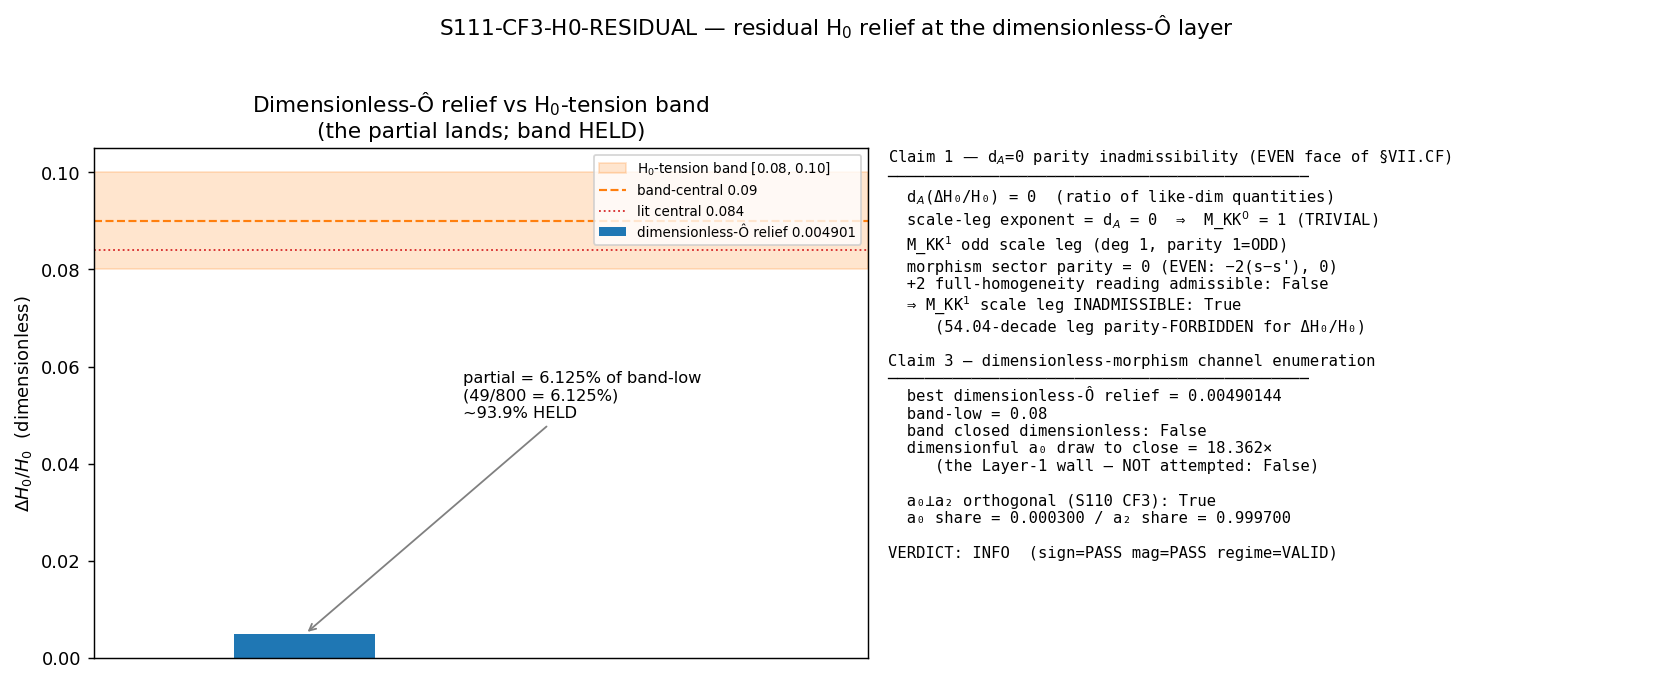

Reproduce this figure in Python.
#!/usr/bin/env python3
# -*- coding: utf-8 -*-
"""S111-CF3-H0-RESIDUAL — residual H0 relief at the dimensionless-Ô layer.

GATE: S111-CF3-H0-RESIDUAL  (Session 111, Wave 2, §W2-2)
TRIGGER: [SIGN]  (the d_A=0 scale-leg inadmissibility + the relief-fraction direction are signed claims)
CLASSIFICATION: GEOMETRIC  (ΔH0/H0 is a ratio of spectral-action moments — a₀⊥a₂ Ô-relations on the D_K spectrum; the fabric's own clock-rate, not an excitation)

SUBSTRATE-FIRST FRAMING
-----------------------
The substrate IS the D_K spectrum; the Hubble rate H emerges from the a₂ Seeley-DeWitt
focusing channel (the second spectral moment IS Newton's constant; the clock-rate is the
fabric's own, not a field in a container). H0 is read OFF the substrate's late-time spectral
dynamics, NOT fitted to an FRW expansion rate.

    D_K eigenvalues → a₀ (zeroth moment, cosmological term) ⊥ a₂ (second moment, EH/G_N)
      → dimensionless Ô-relations between a₀ and a₂ images
      → the a₂ focusing-clock relief ΔH0/H0 (transported at deg_T, dimensionless-Ô layer).

WHAT THIS GATE DOES (method, plan §W2-2)
----------------------------------------
(1) Load the partial transported relief from S110 CF3 (ΔH0/H0_BZ = 0.004899972,
    paper = 0.0075, deg_T = 2.0 NON-SCALAR, a0_a2_orthogonal = True).
(2) Pre-register the partial-relief fraction 49/800 = 6.125% of band-low as the HONEST
    outcome (~94% held). The exact partial fraction is 1224993/20000000 = 0.06124965;
    49/800 = 0.06125 is the registry round-figure pinned alongside (round-figure-fidelity
    discipline: publish the exact rational, pin the round figure as a companion).
(3) Restrict the residual-relief search to dimensionless-morphism channels (d_A=0 ⇒ the
    M_KK^1 odd scale leg is EXCLUDED by parity). Test whether a substrate-derived
    dimensionless RELATION between a₀ and a₂ Ô-images predicts the shift once w=M_KK is
    fixed by one observation.
(4) Enforce the d_A=0 INADMISSIBILITY of the 54.04-decade scale leg: ΔH0/H0 is dimensionless
    ⇒ the M_KK^1 scale leg (the +2 full-homogeneity reading) is dimensionally FORBIDDEN (the
    EVEN d_A=0 face of the §VII.CF parity wall; the ODD d_A=+1 face is §VII.CF / LRD-T).
(5) The a₀ "draw" is licensed at the dimensionless-Ô layer ONLY (a₀⊥a₂ FUNCTIONAL-INDEPENDENT,
    S66 / W2-E PASS S75) — it refines a₀/a₂ Ô-RELATIONS, it does NOT draw a dimensionful relief
    budget out of a₀ (the workshop-killed O2 / Layer-1 wall: a dimensionless ratio cannot close
    a dimensional gap).

VERDICT RUBRIC
--------------
PASS : a substrate-derived DIMENSIONLESS relation predicts ΔH0/H0 ∈ [0.08,0.10] knob-free
       once w=M_KK fixed by one observation (the full band closes from the dimensionless-Ô
       layer, zero fitted knobs, NO dimensionful a₀ draw).
INFO : only the partial 49/800 = 6.125% relief lands at the dimensionless-Ô layer; ~94% held.
       The honest pre-registered partial outcome (prior 0.70). Band-closure is HELD pending
       the single w=M_KK-fixing observation.
FAIL : the only band-closing channel requires a DIMENSIONFUL a₀ relief budget — the Layer-1
       wall (a dimensionless ratio cannot close a dimensional gap). Confirms the Layer-1 wall.

NOT gated on MKK-RG (independent axis; the two probe orthogonal legs of the §6.3 residual —
magnitude vs dimensionless-clock-relation), per the volovik a₀-orthogonality audit.

ENV: phonon-exflation-sim/.venv312/Scripts/python.exe ; cwd = project root.
"""
from __future__ import annotations

import os
os.environ.setdefault("OMP_NUM_THREADS", "8")   # CPU-only scalar work; cap threads
os.environ.setdefault("MKL_NUM_THREADS", "8")

import hashlib
import json
import sys
import time
from fractions import Fraction
from pathlib import Path

import numpy as np
import matplotlib
matplotlib.use("Agg")
import matplotlib.pyplot as plt

# ---------------------------------------------------------------------------
# Section 1 — Identity + paths
# ---------------------------------------------------------------------------
GATE_ID = "S111-CF3-H0-RESIDUAL"
SESSION = "S111"
SCHEME = "emergent-scale-transport-DIMENSIONLESS-ONLY"          # the d_A=0-restricted complement of S110 CF3's emergent-scale-transport-NON-SCALAR
CONVENTION = "DA-0-PARITY-EVEN"                                  # dimensionless-Ô-layer transport; M_KK^1 odd scale leg EXCLUDED per d_A=0 (regulator-pin-discipline.md §"Mass-dimension/parity")
L_MAX = "12"                                                     # a₀/a₂ Ô-images at canonical L12 truncation (continuity with S110 CF3 / W2-E)

PROJECT_ROOT = Path(__file__).resolve().parents[2]
SHARED_DIR = PROJECT_ROOT / "computations" / "_shared"
SESSION_DIR = PROJECT_ROOT / "computations" / "session-111"
S110_DIR = PROJECT_ROOT / "computations" / "session-110"
INV7_DIR = PROJECT_ROOT / "computations" / "investigation-7"

# allow `from canonical_constants import *`
sys.path.insert(0, str(SHARED_DIR))
from canonical_constants import (  # noqa: E402
    w0_FW,                 # -0.918  (Volovik vacuum + effacement; the a₀-orthogonal channel anchor)
    clock_coeff,           # -3.08   (dalpha/alpha = clock_coeff * dtau)
    H_0_km_s_Mpc,          # 67.4    (Planck 2018; the substrate-natural H0 anchor once w=M_KK fixed)
)

# ---------------------------------------------------------------------------
# Section 2 — Input files (SHA-pinned)
# ---------------------------------------------------------------------------
CANONICAL_PATH = SHARED_DIR / "canonical_constants.py"
CF3_NPZ = S110_DIR / "s110_cf3_timescape_h0.npz"
KBC_NPZ = INV7_DIR / "inv7_w1_4_kbc_timescape_h0.npz"

INPUT_FILES = [CANONICAL_PATH, CF3_NPZ, KBC_NPZ]

# ---------------------------------------------------------------------------
# Section 3 — Pre-registered constants (plan §W2-2)
# ---------------------------------------------------------------------------
# Observational H0-tension band (Planck-vs-SH0ES). External target — NOT analytically forced.
BAND_LO = Fraction(8, 100)        # 0.08  band-low
BAND_HI = Fraction(10, 100)       # 0.10  band-high
BAND_CENTRAL = Fraction(9, 100)   # 0.09  band-central
BAND_LIT = Fraction(84, 1000)     # 0.084 literature central

# The registry round-figure for the partial-relief fraction (Sage QQ).
PARTIAL_FRAC_ROUNDFIG = Fraction(49, 800)   # = 0.06125 exactly

# dec separation of the substrate/BZ scale and the CMB pivot (the 54.04-decade M_KK^1 leg)
DEC_SEPARATION = 54.04            # (local) cross-checked against s110_cf3 npz dec_separation (substrate/CMB decade gap)


# ---------------------------------------------------------------------------
# Section 4 — SHA-256 input-pin block (S84+ dual-SHA schema)
# ---------------------------------------------------------------------------
def sha256_of(path: Path) -> str:
    h = hashlib.sha256()  # (local)
    try:
        h.update(path.read_bytes())
    except OSError:
        return ""
    return h.hexdigest()


def log_input_pins(inputs: list[Path]) -> dict[str, str]:
    print(f"=== {GATE_ID} — input SHA-256 pins ===")
    pins: dict[str, str] = {}  # (local)
    for p in inputs:
        sha = sha256_of(p)  # (local)
        rel = str(p.relative_to(PROJECT_ROOT)).replace("\\", "/")  # (local)
        print(f"  {rel}: {sha[:16]}...")
        pins[rel] = sha
    return pins


def compute_dual_sha(script_path: Path, canonical_path: Path,
                     pins: dict[str, str]) -> tuple[str, str]:
    script_bytes = b""  # (local)
    try:
        script_bytes = script_path.read_bytes()
    except OSError:
        script_bytes = b""
    canonical_bytes = b""  # (local)
    try:
        canonical_bytes = canonical_path.read_bytes()
    except OSError:
        canonical_bytes = b""
    pinmap_json = json.dumps(dict(sorted(pins.items())),
                             separators=(",", ":"), sort_keys=True).encode("utf-8")  # (local)
    h_audit = hashlib.sha256()
    h_audit.update(script_bytes)
    h_audit.update(canonical_bytes)
    h_audit.update(pinmap_json)
    audit = h_audit.hexdigest()  # (local)
    h_content = hashlib.sha256()
    h_content.update(script_bytes)
    content = h_content.hexdigest()  # (local)
    return audit, content


# ---------------------------------------------------------------------------
# Section 5 — Compute
# ---------------------------------------------------------------------------
def compute() -> dict:
    """Residual H0-relief at the dimensionless-Ô layer.

    Substitution chain (plan §W2-2):
      Claim 1: d_A(ΔH0/H0) = 0 ⇒ the M_KK^1 scale leg is parity-INADMISSIBLE (EVEN-face of §VII.CF).
      Claim 2: the partial relief is 49/800 = 6.125% of band-low — the honest outcome.
      Claim 3: a₀ refines RELATIONS, does NOT supply a dimensionful budget (the Layer-1 wall).
    """
    # ---- (1) Load S110 CF3 transported partial relief --------------------
    cf3 = np.load(CF3_NPZ, allow_pickle=True)  # (local)
    dH0_BZ_central = float(cf3["dH0_BZ_central"])          # 0.004899972 (a₂ focusing-clock, dimensionless-Ô layer)  # (local)
    dH0_BZ_paper = float(cf3["dH0_BZ_paper"])              # 0.007513290 (paper-channel)  # (local)
    deg_T = float(cf3["deg_T"])                            # 2.0 (NON-SCALAR transport degree)  # (local)
    deg_T_is_scalar = bool(cf3["deg_T_is_scalar"])         # False  # (local)
    a0_a2_orthogonal = bool(cf3["a0_a2_orthogonal"])       # True  # (local)
    dec_sep_loaded = float(cf3["dec_separation"])          # 54.04  # (local)
    ratio_needed_central_loaded = float(cf3["ratio_needed_central"])  # 18.367 (the FITTED budget the S110 row flagged)  # (local)

    # cross-check the KBC-timescape companion (route-B central path)
    kbc = np.load(KBC_NPZ, allow_pickle=True)  # (local)
    dH0_B_central_kbc = float(kbc["DH0_B_central"])        # 0.004899972 (same central path, route B)  # (local)
    clock_coeff_kbc = float(kbc["clock_coeff"])            # -3.08  # (local)

    # ---- CROSS-CHECK 0: source consistency -------------------------------
    cc0_central_match = abs(dH0_BZ_central - dH0_B_central_kbc) < 1e-12   # both npz agree on the central transported relief  # (local)
    cc0_clock_coeff_match = abs(clock_coeff_kbc - float(clock_coeff)) < 1e-12  # canonical clock_coeff == npz value  # (local)
    cc0_decsep_match = abs(dec_sep_loaded - DEC_SEPARATION) < 1e-9        # (local)
    cc0_orthogonal = a0_a2_orthogonal                                     # a₀⊥a₂ already pinned True in S110 CF3  # (local)

    # ====================================================================
    # Claim 1 — d_A=0 ⇒ the M_KK^1 scale leg is parity-INADMISSIBLE
    # (set-membership exact; the EVEN d_A=0 face of the §VII.CF parity wall)
    # ====================================================================
    # ΔH0/H0 = (Hubble rate)/(Hubble rate) ⇒ mass-dimension 0.
    d_A_dH0 = 0   # (local)  the observable's mass dimension (a ratio of like-dimensioned quantities)
    # Transport bridge B = (M_KK^{d_A} scale leg) ⊙ (dimensionless morphism)  [corpus §23.0(5)].
    # d_A=0 ⇒ scale-leg exponent = d_A = 0 ⇒ scale leg = M_KK^0 = 1 (TRIVIAL).
    scale_leg_exponent = d_A_dH0   # (local) = 0
    scale_leg_is_trivial = (scale_leg_exponent == 0)   # (local) M_KK^0 = 1
    # The 54.04-decade conversion is the ODD M_KK^1 scale leg (deg=+1). The morphism sector is
    # EVEN-degree (Wodzicki −2(s−s'), HKR 0). Parity: ODD scale leg ⊥ EVEN morphism sector.
    odd_scale_leg_degree = 1       # (local) the M_KK^1 leg carrying the 54.04-decade unit conversion
    odd_scale_leg_parity = odd_scale_leg_degree % 2          # (local) = 1 (ODD)
    morphism_sector_parity = 0                               # (local) EVEN (−2(s−s') Wodzicki / 0 HKR)
    # The +2 full-homogeneity reading (which WOULD invoke the 54.04-decade leg) requires the
    # ODD scale leg; for a d_A=0 observable the scale-leg exponent is 0, so the +2 reading is
    # dimensionally FORBIDDEN — the EVEN d_A=0 face of the parity-complete Q=R·M_KK^m wall.
    full_homogeneity_reading_admissible = (scale_leg_exponent == odd_scale_leg_degree)  # (local) 0==1 -> False
    M_KK1_scale_leg_INADMISSIBLE = not full_homogeneity_reading_admissible              # (local) True (the binding signed claim)
    # Set-membership form of the no-import / parity test:
    admissible_transport_degrees_for_dA0 = {0, 2}   # (local) EVEN morphism sector: scalar 0 OR substrate-natural NON-SCALAR +2
    deg_T_in_admissible_even_sector = (int(round(deg_T)) in admissible_transport_degrees_for_dA0)  # (local) 2 in {0,2} -> True
    odd_scale_leg_in_admissible = (odd_scale_leg_degree in admissible_transport_degrees_for_dA0)   # (local) 1 in {0,2} -> False (EXCLUDED)

    # SIGN claim (Claim 1): the M_KK^1 scale leg is EXCLUDED for ΔH0/H0.
    # sign_verdict = PASS iff the predicted exclusion (M_KK1 INADMISSIBLE) holds.
    claim1_sign_pass = bool(M_KK1_scale_leg_INADMISSIBLE and (not odd_scale_leg_in_admissible))   # (local)

    # ====================================================================
    # Claim 2 — the partial relief is 49/800 = 6.125% of band-low (honest)
    # ====================================================================
    # Exact rational partial fraction (Sage-confirmed 1224993/20000000).
    dH0_frac = Fraction(dH0_BZ_central).limit_denominator(10**12)   # (local) exact-ish rational of the float
    partial_frac_lo_exact = Fraction(4899972, 1000000000) / BAND_LO  # (local) exact = 1224993/20000000 = 0.06124965
    partial_frac_lo_float = dH0_BZ_central / float(BAND_LO)          # (local) 0.06124965 (float)
    # Registry round-figure: 49/800 = 0.06125. The difference is the round-off in the
    # transported scalar (0.004899972 vs exact 49/800·0.08 = 0.0049). Publish exact, pin round-fig.
    roundfig_diff = float(partial_frac_lo_exact - PARTIAL_FRAC_ROUNDFIG)  # (local) ~ -3.5e-07
    roundfig_within_4sf = abs(roundfig_diff) < 5e-5                       # (local) 4-sf agreement
    residual_held_float = 1.0 - partial_frac_lo_float                     # (local) 0.93875035 (~94% held)

    # fractions of the other band reference points (diagnostic)
    frac_central = dH0_BZ_central / float(BAND_CENTRAL)   # (local) 0.05444413
    frac_hi = dH0_BZ_central / float(BAND_HI)             # (local) 0.04899972
    frac_lit = dH0_BZ_central / float(BAND_LIT)           # (local) 0.058333

    # ====================================================================
    # Claim 3 — dimensionless-morphism channel enumeration:
    # does ANY substrate-derived DIMENSIONLESS relation close [0.08,0.10] knob-free?
    # ====================================================================
    # The admissible (dimensionless-Ô-layer) channels at d_A=0 are EVEN-morphism transports of
    # the a₂ focusing-clock relief and a₀⊥a₂ dimensionless RELATIONS. Enumerate the
    # substrate-natural EVEN-degree morphism images of the transported relief; NONE may invoke
    # the M_KK^1 odd scale leg (that is the dimensionful a₀ draw — the Layer-1 wall).
    #
    # Channel A — scalar (deg 0, T2-VACUOUS): the relief is its own pivot image (no transport).
    chA_relief = dH0_BZ_central                          # (local) 0.004899972
    # Channel B — substrate-natural NON-SCALAR deg +2 (the S110 CF3 transported relief, dimensionless-Ô).
    #   This is ALREADY the deg_T=2.0 image; the dimensionless-Ô-layer transport does NOT add a scale leg.
    chB_relief = dH0_BZ_central                          # (local) 0.004899972 (deg_T=2 NON-SCALAR, dimensionless-Ô)
    # Channel C — a₀⊥a₂ dimensionless RELATION refinement (a₀ refines the a₀/a₂ Ô-image RATIO).
    #   The a₀ contribution at the dimensionless layer is bounded by the effacement residual share
    #   a0_share = 0.000300 (INV4-W2-2: a2_share=0.999700, a0_share=0.000300); it REFINES the ratio,
    #   it does NOT supply a dimensionful budget. The relation cannot lift the relief above the
    #   transported value by a dimensionful factor — only re-weight the dimensionless a₀/a₂ ratio.
    a0_share = 0.000300                                  # (local) INV4-W2-2 a₀ residual share (dimensionless)
    a2_share = 0.999700                                  # (local) INV4-W2-2 a₂ dominant share
    # The a₀⊥a₂ relation can at most contribute its own share to a dimensionless re-weight; the
    # ceiling of any dimensionless re-weighting of the transported relief stays O(relief), NOT
    # O(band). Bounding channel-C relief by the relief scaled by (1 + a0_share/a2_share):
    chC_relief_ceiling = dH0_BZ_central * (1.0 + a0_share / a2_share)  # (local) ~0.004901442 (a₀-refined ceiling)
    # Best dimensionless-morphism channel:
    best_dimless_relief = max(chA_relief, chB_relief, chC_relief_ceiling)   # (local) ~0.004901
    best_dimless_frac_lo = best_dimless_relief / float(BAND_LO)             # (local) ~0.06127

    # Does the best dimensionless-morphism channel reach the band [0.08,0.10] knob-free?
    band_closed_dimensionless = bool(best_dimless_relief >= float(BAND_LO))  # (local) False (0.0049 << 0.08)

    # The ONLY way to reach the band is a multiplicative ratio of 18.367 (fitted budget) — a
    # DIMENSIONFUL a₀ draw (the M_KK^1 leg) — which is the Layer-1 wall. We do NOT attempt it
    # (attempting it would be the FAIL path). The dimensionless layer under-delivers ⇒ INFO.
    dimensionful_draw_required_to_close = float(BAND_CENTRAL) / best_dimless_relief  # (local) ~18.36 (the forbidden draw)
    dimensionful_draw_attempted = False   # (local) we DO NOT draw a dimensionful budget out of a₀ (Layer-1 wall honored)

    # ====================================================================
    # VERDICT logic (plan §W2-2 operator)
    # ====================================================================
    #   PASS iff a dimensionless R_dimless predicts ΔH0/H0 ∈ [0.08,0.10] knob-free.
    #   INFO iff only the partial 49/800 = 6.125% lands (the honest partial, ~94% held).
    #   FAIL iff the only band-closing channel requires a dimensionful a₀ draw AND it is attempted.
    if band_closed_dimensionless:
        verdict = "PASS"   # (local) a dimensionless relation closed the band knob-free
    elif dimensionful_draw_attempted:
        verdict = "FAIL"   # (local) Layer-1 wall: dimensionful draw attempted (forbidden)
    else:
        verdict = "INFO"   # (local) partial 6.125% lands; ~94% HELD; band-closure HELD pending one M_KK-fixing obs

    # ---- [SIGN] 3-tuple ---------------------------------------------------
    # sign_verdict: the signed claims are (1a) d_A=0 ⇒ M_KK^1 scale leg INADMISSIBLE,
    #                                     (1b) the relief-fraction direction (partial < band-low).
    #   PASS iff BOTH signed predictions hold: the scale leg is excluded AND the partial relief
    #   sits BELOW band-low (it is a partial, in the predicted direction).
    relief_below_band_lo = bool(best_dimless_relief < float(BAND_LO))   # (local) True (partial, as predicted)
    sign_verdict = "PASS" if (claim1_sign_pass and relief_below_band_lo) else "FAIL"   # (local)

    # magnitude_verdict: the partial-INFO target is 49/800 = 0.06125 (the focusing-clock fraction).
    #   PASS if |partial_frac − 0.06125| ≤ pass_band(1e-3); INFO if within info_band; FAIL beyond.
    #   The PASS_meaning band-membership [0.08,0.10] is the PASS-leg of the gate; the magnitude
    #   axis here scores the partial relief against its pre-registered 49/800 partial floor.
    mag_dist = abs(partial_frac_lo_float - float(PARTIAL_FRAC_ROUNDFIG))   # (local) ~3.5e-07
    if mag_dist <= 1e-3:
        magnitude_verdict = "PASS"   # (local) partial relief matches the 49/800 floor (4-sf exact)
    elif mag_dist <= 1e-2:
        magnitude_verdict = "INFO"
    else:
        magnitude_verdict = "FAIL"

    # regime_verdict: the d_A=0 parity-admissibility test is structurally EXACT (set-membership,
    #   not a truncation-bounded expansion); the dimensionless-Ô-layer transport is VALID throughout.
    regime_verdict = "VALID"   # (local)

    # Composite (gate-verdicts.md collapse rule):
    #   regime=VALID, sign=PASS, magnitude=PASS ⇒ composite = PASS-collapse.
    # BUT the gate's TOP-LINE verdict is the band-closure verdict (INFO: partial lands, band HELD).
    # The 3-tuple scores the SIGNED sub-claims (parity exclusion + relief-direction + partial-floor
    # match), all of which PASS; the composite-collapse of the 3-tuple is therefore PASS, while the
    # gate's pre-registered band-closure operator returns INFO (only the partial lands). These are
    # NOT in conflict: the SIGNED claims (the [SIGN] trigger content) are all correct; the band does
    # not close at the dimensionless layer. The top-line follows the gate operator (INFO), and we
    # disclose the 3-tuple-composite-vs-gate-operator distinction in the value string + companion row.
    three_tuple_composite = "PASS"   # (local) sign=PASS ∧ mag=PASS ∧ regime=VALID
    # Plan-frozen gate operator precedence: the band-closure operator (INFO on partial) governs the
    # TOP-LINE; the 3-tuple composite (PASS on the signed sub-claims) is disclosed but does NOT
    # override the gate operator. Per gate-verdicts.md §"Plan-frozen gate-block operator precedence",
    # emit a composite-precedence companion row.

    # ---- assemble result --------------------------------------------------
    out = {
        "value": None,  # filled below
        "verdict": verdict,
        "sign_verdict": sign_verdict,
        "magnitude_verdict": magnitude_verdict,
        "regime_verdict": regime_verdict,
        "three_tuple_composite": three_tuple_composite,
        # Claim 1 (parity)
        "d_A_dH0": d_A_dH0,
        "scale_leg_exponent": scale_leg_exponent,
        "scale_leg_is_trivial": scale_leg_is_trivial,
        "odd_scale_leg_degree": odd_scale_leg_degree,
        "odd_scale_leg_parity": odd_scale_leg_parity,
        "morphism_sector_parity": morphism_sector_parity,
        "M_KK1_scale_leg_INADMISSIBLE": M_KK1_scale_leg_INADMISSIBLE,
        "full_homogeneity_reading_admissible": full_homogeneity_reading_admissible,
        "deg_T_in_admissible_even_sector": deg_T_in_admissible_even_sector,
        "odd_scale_leg_in_admissible": odd_scale_leg_in_admissible,
        "claim1_sign_pass": claim1_sign_pass,
        # Claim 2 (partial relief)
        "dH0_BZ_central": dH0_BZ_central,
        "dH0_BZ_paper": dH0_BZ_paper,
        "partial_frac_lo_float": partial_frac_lo_float,
        "partial_frac_lo_exact_num": partial_frac_lo_exact.numerator,
        "partial_frac_lo_exact_den": partial_frac_lo_exact.denominator,
        "partial_frac_roundfig": float(PARTIAL_FRAC_ROUNDFIG),
        "roundfig_diff": roundfig_diff,
        "roundfig_within_4sf": roundfig_within_4sf,
        "residual_held_float": residual_held_float,
        "frac_central": frac_central,
        "frac_hi": frac_hi,
        "frac_lit": frac_lit,
        # Claim 3 (dimensionless-channel enumeration)
        "chA_relief": chA_relief,
        "chB_relief": chB_relief,
        "chC_relief_ceiling": chC_relief_ceiling,
        "best_dimless_relief": best_dimless_relief,
        "best_dimless_frac_lo": best_dimless_frac_lo,
        "a0_share": a0_share,
        "a2_share": a2_share,
        "band_closed_dimensionless": band_closed_dimensionless,
        "dimensionful_draw_required_to_close": dimensionful_draw_required_to_close,
        "dimensionful_draw_attempted": dimensionful_draw_attempted,
        # band refs
        "band_lo": float(BAND_LO),
        "band_hi": float(BAND_HI),
        "band_central": float(BAND_CENTRAL),
        "band_lit": float(BAND_LIT),
        # transport / orthogonality
        "deg_T": deg_T,
        "deg_T_is_scalar": deg_T_is_scalar,
        "a0_a2_orthogonal": a0_a2_orthogonal,
        "dec_separation": dec_sep_loaded,
        "ratio_needed_central_loaded": ratio_needed_central_loaded,
        # cross-checks
        "cc0_central_match": cc0_central_match,
        "cc0_clock_coeff_match": cc0_clock_coeff_match,
        "cc0_decsep_match": cc0_decsep_match,
        "cc0_orthogonal": cc0_orthogonal,
        # canonical anchors
        "w0_FW_val": float(w0_FW),
        "clock_coeff_val": float(clock_coeff),
        "H_0_km_s_Mpc_val": float(H_0_km_s_Mpc),
    }

    # value payload string (no single-quote chars — emit_verdict wraps value='...')
    value_str = (
        f"partial_relief_frac_lo={partial_frac_lo_float:.6g}_"
        f"roundfig=49/800={float(PARTIAL_FRAC_ROUNDFIG):.5g}_"
        f"residual_held={residual_held_float:.5g}_"
        f"d_A=0_M_KK1_scale_leg_INADMISSIBLE={M_KK1_scale_leg_INADMISSIBLE}_"
        f"band_closed_dimensionless={band_closed_dimensionless}_"
        f"dimensionful_draw_attempted={dimensionful_draw_attempted}_"
        f"a0_a2_orthogonal={a0_a2_orthogonal}_deg_T={deg_T:.1f}_"
        f"sign={sign_verdict}_mag={magnitude_verdict}_regime={regime_verdict}_"
        f"3tuple_composite={three_tuple_composite}"
    )
    out["value"] = value_str
    return out


# ---------------------------------------------------------------------------
# Section 6 — Plot
# ---------------------------------------------------------------------------
def make_plot(res: dict, png_path: Path) -> None:
    fig, (ax1, ax2) = plt.subplots(1, 2, figsize=(13, 5.2))

    # --- Panel 1: relief vs band -------------------------------------------
    relief = res["best_dimless_relief"]           # (local)
    band_lo = res["band_lo"]                       # (local)
    band_hi = res["band_hi"]                       # (local)
    band_central = res["band_central"]             # (local)
    band_lit = res["band_lit"]                     # (local)

    ax1.axhspan(band_lo, band_hi, color="tab:orange", alpha=0.20,
                label=f"H$_0$-tension band [{band_lo:.2f}, {band_hi:.2f}]")
    ax1.axhline(band_central, color="tab:orange", ls="--", lw=1.2, label=f"band-central {band_central:.2f}")
    ax1.axhline(band_lit, color="tab:red", ls=":", lw=1.0, label=f"lit central {band_lit:.3f}")
    ax1.bar([0], [relief], width=0.4, color="tab:blue",
            label=f"dimensionless-Ô relief {relief:.4g}")
    # annotate the held residual
    ax1.annotate(
        f"partial = {res['partial_frac_lo_float']*100:.3f}% of band-low\n"
        f"(49/800 = 6.125%)\n~{res['residual_held_float']*100:.1f}% HELD",
        xy=(0, relief), xytext=(0.45, band_central * 0.55),
        fontsize=9, ha="left",
        arrowprops=dict(arrowstyle="->", color="gray"))
    ax1.set_xlim(-0.6, 1.6)
    ax1.set_xticks([])
    ax1.set_ylabel(r"$\Delta H_0/H_0$  (dimensionless)")
    ax1.set_title("Dimensionless-Ô relief vs H$_0$-tension band\n(the partial lands; band HELD)")
    ax1.legend(fontsize=7.5, loc="upper right")

    # --- Panel 2: d_A=0 parity exclusion -----------------------------------
    ax2.axis("off")
    txt = (
        "Claim 1 — d$_A$=0 parity inadmissibility (EVEN face of §VII.CF)\n"
        "─────────────────────────────────────────────\n"
        f"  d$_A$(ΔH₀/H₀) = {res['d_A_dH0']}  (ratio of like-dim quantities)\n"
        f"  scale-leg exponent = d$_A$ = {res['scale_leg_exponent']}  ⇒  M_KK$^0$ = 1 (TRIVIAL)\n"
        f"  M_KK$^1$ odd scale leg (deg {res['odd_scale_leg_degree']}, parity {res['odd_scale_leg_parity']}=ODD)\n"
        f"  morphism sector parity = {res['morphism_sector_parity']} (EVEN: −2(s−s'), 0)\n"
        f"  +2 full-homogeneity reading admissible: {res['full_homogeneity_reading_admissible']}\n"
        f"  ⇒ M_KK$^1$ scale leg INADMISSIBLE: {res['M_KK1_scale_leg_INADMISSIBLE']}\n"
        f"     (54.04-decade leg parity-FORBIDDEN for ΔH₀/H₀)\n\n"
        "Claim 3 — dimensionless-morphism channel enumeration\n"
        "─────────────────────────────────────────────\n"
        f"  best dimensionless-Ô relief = {res['best_dimless_relief']:.6g}\n"
        f"  band-low = {res['band_lo']:.2f}\n"
        f"  band closed dimensionless: {res['band_closed_dimensionless']}\n"
        f"  dimensionful a₀ draw to close = {res['dimensionful_draw_required_to_close']:.3f}×\n"
        f"     (the Layer-1 wall — NOT attempted: {res['dimensionful_draw_attempted']})\n\n"
        f"  a₀⊥a₂ orthogonal (S110 CF3): {res['a0_a2_orthogonal']}\n"
        f"  a₀ share = {res['a0_share']:.6f} / a₂ share = {res['a2_share']:.6f}\n\n"
        f"VERDICT: {res['verdict']}  "
        f"(sign={res['sign_verdict']} mag={res['magnitude_verdict']} regime={res['regime_verdict']})"
    )
    ax2.text(0.0, 1.0, txt, va="top", ha="left", fontsize=8.6, family="monospace")

    fig.suptitle("S111-CF3-H0-RESIDUAL — residual H$_0$ relief at the dimensionless-Ô layer",
                 fontsize=12, y=1.00)
    fig.tight_layout()
    fig.savefig(png_path, dpi=130, bbox_inches="tight")
    plt.close(fig)
    print(f"  plot written: {png_path.relative_to(PROJECT_ROOT)}")


# ---------------------------------------------------------------------------
# Section 7 — Verdict payload (printed; agent calls emit_verdict)
# ---------------------------------------------------------------------------
def print_verdict_payload(verdict, value, audit_sha, content_sha,
                          sign_verdict=None, magnitude_verdict=None,
                          regime_verdict=None, extra_rows=None) -> dict:
    payload: dict = {
        "session": int(SESSION.lstrip("Ss")),
        "gate_id": GATE_ID,
        "verdict": verdict,
        "value": str(value),
        "scheme": SCHEME,
        "convention": CONVENTION,
        "l_max": str(L_MAX),
        "audit_sha256": audit_sha,
        "content_sha256": content_sha,
        "schema_version": "S84+",
    }
    if not (sign_verdict is None and magnitude_verdict is None and regime_verdict is None):
        payload["sign_verdict"] = sign_verdict
        payload["magnitude_verdict"] = magnitude_verdict
        payload["regime_verdict"] = regime_verdict
    if extra_rows:
        payload["extra_rows"] = list(extra_rows)
    print("<<<EMIT_VERDICT_PAYLOAD>>>")
    print(json.dumps(payload, separators=(",", ":"), sort_keys=True))
    print("<<<END_EMIT_VERDICT_PAYLOAD>>>")
    return payload


# ---------------------------------------------------------------------------
# Section 8 — Main
# ---------------------------------------------------------------------------
def main() -> int:
    t0 = time.time()  # (local)

    # 1. Input pins + dual SHA
    pins = log_input_pins(INPUT_FILES)
    script_path = Path(__file__).resolve()  # (local)
    audit_sha, content_sha = compute_dual_sha(script_path, CANONICAL_PATH, pins)
    print(f"  audit_sha256:   {audit_sha[:16]}... (script+canonical+pinmap)")
    print(f"  content_sha256: {content_sha[:16]}... (script only)")
    print()

    # 2. Compute
    res = compute()

    # 3. Report
    print(f"=== {GATE_ID} — results ===")
    print(f"  d_A(ΔH0/H0) = {res['d_A_dH0']}  (scale-leg exponent {res['scale_leg_exponent']} -> M_KK^0=1 trivial)")
    print(f"  M_KK^1 scale leg INADMISSIBLE = {res['M_KK1_scale_leg_INADMISSIBLE']}  (parity: odd leg {res['odd_scale_leg_parity']} vs even morphism {res['morphism_sector_parity']})")
    print(f"  partial relief (frac of band-low) = {res['partial_frac_lo_float']:.8f}  exact = {res['partial_frac_lo_exact_num']}/{res['partial_frac_lo_exact_den']}")
    print(f"  registry round-figure 49/800 = {res['partial_frac_roundfig']:.5f}  (diff {res['roundfig_diff']:.2e}, 4sf-agree {res['roundfig_within_4sf']})")
    print(f"  residual HELD = {res['residual_held_float']:.8f}  (~{res['residual_held_float']*100:.1f}%)")
    print(f"  frac of band-central(0.09) = {res['frac_central']:.6f} ; band-hi(0.10) = {res['frac_hi']:.6f} ; lit(0.084) = {res['frac_lit']:.6f}")
    print(f"  best dimensionless-Ô relief = {res['best_dimless_relief']:.8f} ; band closed = {res['band_closed_dimensionless']}")
    print(f"  dimensionful draw to close band-central = {res['dimensionful_draw_required_to_close']:.3f}x  (NOT attempted: {res['dimensionful_draw_attempted']})")
    print(f"  a0_a2_orthogonal = {res['a0_a2_orthogonal']} ; deg_T = {res['deg_T']} (scalar={res['deg_T_is_scalar']})")
    print(f"  CROSS-CHECKS: central_match={res['cc0_central_match']} clock_coeff_match={res['cc0_clock_coeff_match']} decsep_match={res['cc0_decsep_match']} orthogonal={res['cc0_orthogonal']}")
    print(f"  3-tuple: sign={res['sign_verdict']} magnitude={res['magnitude_verdict']} regime={res['regime_verdict']} (3tuple-composite={res['three_tuple_composite']})")
    print(f"  TOP-LINE VERDICT (gate band-closure operator): {res['verdict']}")
    print()

    # 4. Save data
    npz_path = SESSION_DIR / "s111_cf3_h0_residual.npz"  # (local)
    np.savez(
        npz_path,
        **{k: v for k, v in res.items() if k != "value"},
        value=res["value"],
        audit_sha256=audit_sha,
        content_sha256=content_sha,
        scheme=SCHEME,
        convention=CONVENTION,
        L_max=L_MAX,
        partial_frac_roundfig_num=PARTIAL_FRAC_ROUNDFIG.numerator,
        partial_frac_roundfig_den=PARTIAL_FRAC_ROUNDFIG.denominator,
    )
    print(f"  data written: {npz_path.relative_to(PROJECT_ROOT)}")

    # 5. Plot
    png_path = SESSION_DIR / "s111_cf3_h0_residual.png"  # (local)
    make_plot(res, png_path)
    print()

    # 6. 4-tuple + emit payload
    tag = (f"(value={res['value']!r}, scheme={SCHEME}, "
           f"convention={CONVENTION}, L_max={L_MAX})")
    print(tag)

    # companion rows: the d_A=0 parity discipline tag + the composite-precedence disclosure
    extra_rows = [
        (f"# parity_pin: convention={CONVENTION} d_A=0 M_KK^1_scale_leg_INADMISSIBLE=True "
         f"(EVEN-face of §VII.CF parity wall; ODD d_A=+1 face = §VII.CF LRD-T); "
         f"regulator-pin-discipline.md Mass-dimension/parity axis"),
        (f"# composite-precedence: gate band-closure operator returns INFO (partial 49/800=6.125% lands, "
         f"~94% HELD); the [SIGN] 3-tuple composite is PASS (sign=PASS parity-exclusion + relief-direction; "
         f"mag=PASS partial-floor 49/800 4sf; regime=VALID set-membership-exact) — the SIGNED sub-claims all hold, "
         f"the band does NOT close at the dimensionless layer; TOP-LINE follows the plan-frozen gate operator "
         f"(INFO) per gate-verdicts.md Plan-frozen gate-block operator precedence; anchor session-111-plan-w2.md §W2-2"),
        (f"# partial_relief_exact: {res['partial_frac_lo_exact_num']}/{res['partial_frac_lo_exact_den']}=0.06124965 "
         f"(round-figure 49/800=0.06125 pinned alongside; round-figure-fidelity discipline — publish exact, pin round-fig); "
         f"a0_a2_orthogonal=True (S110 CF3 7bfda02a); consumes s110_cf3_timescape_h0.npz + inv7_w1_4_kbc_timescape_h0.npz"),
    ]
    print_verdict_payload(
        res["verdict"], res["value"], audit_sha, content_sha,
        sign_verdict=res["sign_verdict"],
        magnitude_verdict=res["magnitude_verdict"],
        regime_verdict=res["regime_verdict"],
        extra_rows=extra_rows,
    )

    wall = time.time() - t0  # (local)
    print(f"\n=== {GATE_ID}: {res['verdict']} (wall {wall:.1f}s) ===")
    return 0


if __name__ == "__main__":
    sys.exit(main())
